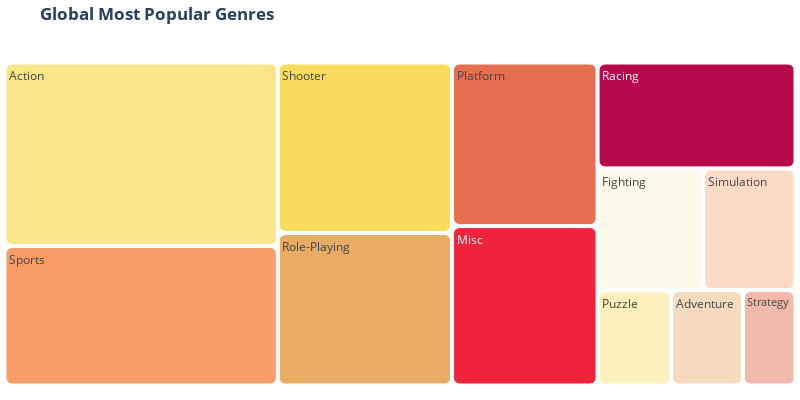

This figure's notebook cell:
### Code cell
# Show popular genres global and regionally
colors = ['#fae588','#f79d65','#f9dc5c','#e8ac65','#e76f51','#ef233c','#b7094c'] 

fig = px.treemap(videogames, path=['Genre'],values='Global_Sales', width=800, height=400, title = '<b>Global Most Popular Genres<b>')
fig.update_layout(
    treemapcolorway = colors, 
    margin = dict(t=40, l=0, r=0, b=10)
)
fig.update_traces(marker=dict(cornerradius=10))
fig.show()

### Figure 1 — Plotly figure (JSON) as saved in the notebook; plotly's stock layout.template omitted (floating-point values rounded to 4 significant figures)
{"data": [{"branchvalues": "total", "domain": {"x": [0, 1], "y": [0, 1]}, "hovertemplate": "labels=%{label}<br>Global_Sales=%{value}<br>parent=%{parent}<br>id=%{id}<extra></extra>", "ids": ["Action", "Adventure", "Fighting", "Misc", "Platform", "Puzzle", "Racing", "Role-Playing", "Shooter", "Simulation", "Sports", "Strategy"], "labels": ["Action", "Adventure", "Fighting", "Misc", "Platform", "Puzzle", "Racing", "Role-Playing", "Shooter", "Simulation", "Sports", "Strategy"], "marker": {"cornerradius": 10}, "name": "", "parents": ["", "", "", "", "", "", "", "", "", "", "", ""], "type": "treemap", "values": [1751.0, 239.0, 448.9, 810.0, 831.4, 245.0, 732.0, 927.4, 1037.0, 392.2, 1331.0, 175.1]}], "layout": {"height": 400, "legend": {"tracegroupgap": 0}, "margin": {"b": 10, "l": 0, "r": 0, "t": 40}, "title": {"text": "<b>Global Most Popular Genres<b>"}, "treemapcolorway": ["#fae588", "#f79d65", "#f9dc5c", "#e8ac65", "#e76f51", "#ef233c", "#b7094c"], "width": 800}}
